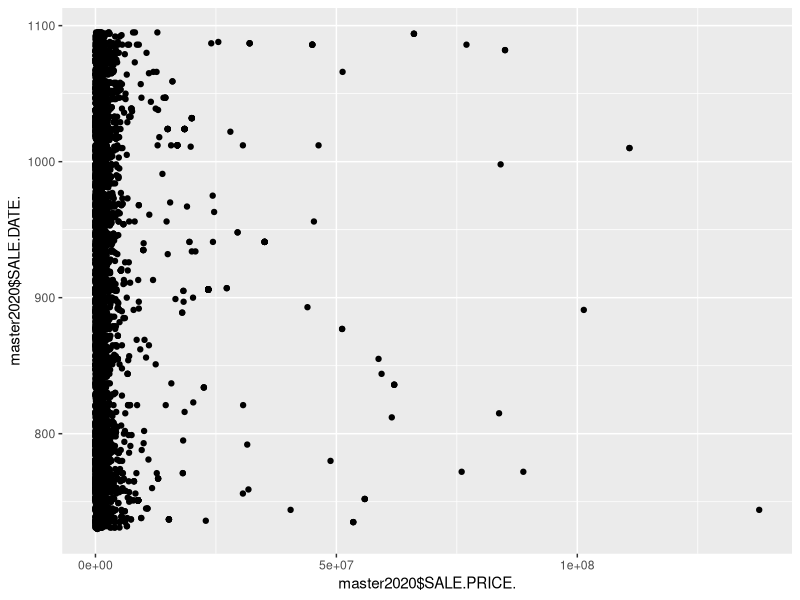
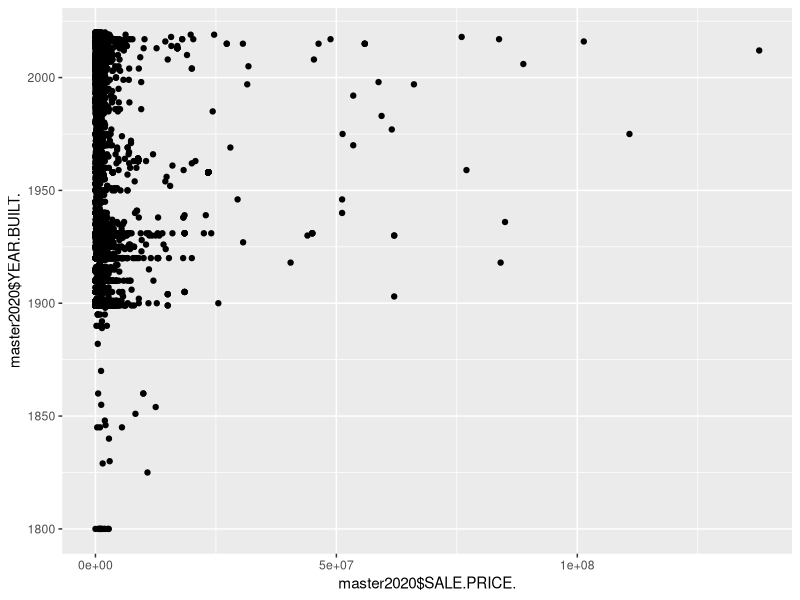
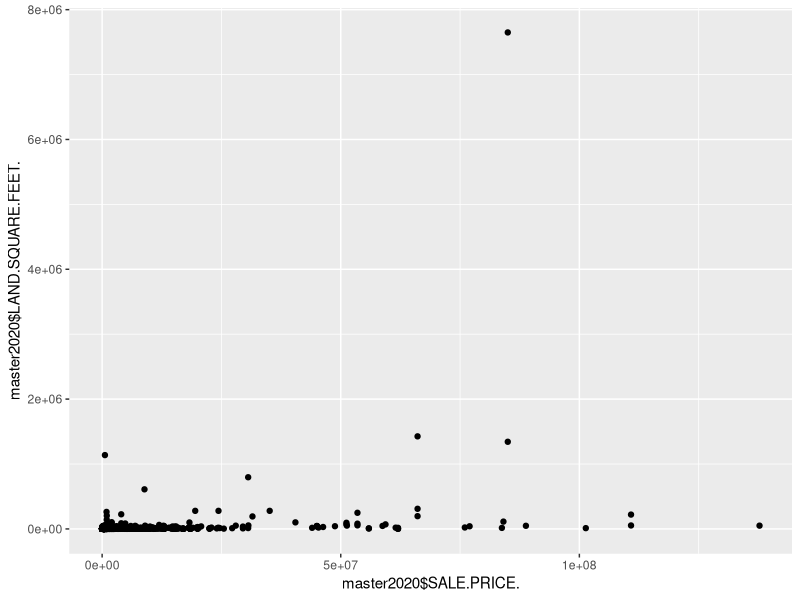
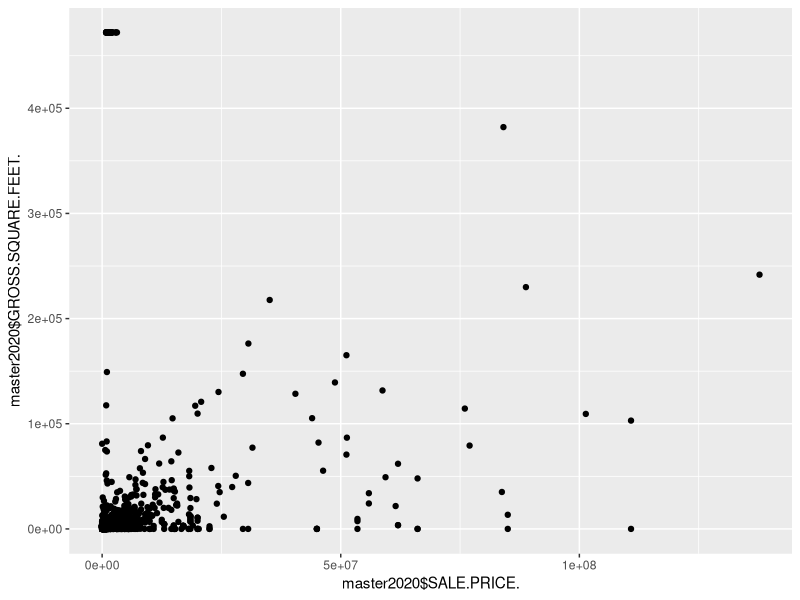

The R source for these figures, in order:
## ---- chunk 1
require(forecast)
require(ggplot2)
require(Metrics)
require(tseries)
require(tidyverse)
## ---- chunk 2
# Reading the .csv files
brooklyn2018 <- read.csv("Assignment1-dataset/2018_brooklyn.csv")
brooklyn2019 <- read.csv("Assignment1-dataset/2019_brooklyn.csv")
brooklyn2020 <- read.csv("Assignment1-dataset/2020_brooklyn.csv")

staten2018 <- read.csv("Assignment1-dataset/2018_statenisland.csv")
staten2019 <- read.csv("Assignment1-dataset/2019_statenisland.csv")
staten2020 <- read.csv("Assignment1-dataset/2020_statenisland.csv")

# Standardizing the column names - some of the .csv files have trailing spaces 
# while others don't. The data contained in the columns is consistent across years,
# so it's simple to just override the column names.
names(brooklyn2019) <- names(brooklyn2018)
names(brooklyn2020) <- names(brooklyn2018)

names(staten2018) <- names(brooklyn2018)
names(staten2020) <- names(brooklyn2018)
names(staten2020) <- names(brooklyn2018)

#Converts various columns from string format to usable data types.
brooklyn2018$SALE.PRICE. <- as.integer(gsub("\\D", "", sub("P.*", "", brooklyn2018$SALE.PRICE.)))
brooklyn2019$SALE.PRICE. <- as.integer(gsub("\\D", "", sub("P.*", "", brooklyn2019$SALE.PRICE.)))
brooklyn2020$SALE.PRICE. <- as.integer(gsub("\\D", "", sub("P.*", "", brooklyn2020$SALE.PRICE.)))

staten2018$SALE.PRICE. <- as.integer(gsub("\\D", "", sub("P.*", "", staten2018$SALE.PRICE.)))
staten2019$SALE.PRICE. <- as.integer(gsub("\\D", "", sub("P.*", "", staten2019$SALE.PRICE.)))
staten2020$SALE.PRICE. <- as.integer(gsub("\\D", "", sub("P.*", "", staten2020$SALE.PRICE.)))

brooklyn2018$LAND.SQUARE.FEET. <- as.integer(gsub("\\D", "", sub("P.*", "", brooklyn2018$LAND.SQUARE.FEET.)))
brooklyn2019$LAND.SQUARE.FEET. <- as.integer(gsub("\\D", "", sub("P.*", "", brooklyn2019$LAND.SQUARE.FEET.)))
brooklyn2020$LAND.SQUARE.FEET. <- as.integer(gsub("\\D", "", sub("P.*", "", brooklyn2020$LAND.SQUARE.FEET.)))

staten2018$LAND.SQUARE.FEET. <- as.integer(gsub("\\D", "", sub("P.*", "", staten2018$LAND.SQUARE.FEET.)))
staten2019$LAND.SQUARE.FEET. <- as.integer(gsub("\\D", "", sub("P.*", "", staten2019$LAND.SQUARE.FEET.)))
staten2020$LAND.SQUARE.FEET. <- as.integer(gsub("\\D", "", sub("P.*", "", staten2020$LAND.SQUARE.FEET.)))

brooklyn2018$GROSS.SQUARE.FEET. <- as.integer(gsub("\\D", "", sub("P.*", "", brooklyn2018$GROSS.SQUARE.FEET.)))
brooklyn2019$GROSS.SQUARE.FEET. <- as.integer(gsub("\\D", "", sub("P.*", "", brooklyn2019$GROSS.SQUARE.FEET.)))
brooklyn2020$GROSS.SQUARE.FEET. <- as.integer(gsub("\\D", "", sub("P.*", "", brooklyn2020$GROSS.SQUARE.FEET.)))

staten2018$GROSS.SQUARE.FEET. <- as.integer(gsub("\\D", "", sub("P.*", "", staten2018$GROSS.SQUARE.FEET.)))
staten2019$GROSS.SQUARE.FEET. <- as.integer(gsub("\\D", "", sub("P.*", "", staten2019$GROSS.SQUARE.FEET.)))
staten2020$GROSS.SQUARE.FEET. <- as.integer(gsub("\\D", "", sub("P.*", "", staten2020$GROSS.SQUARE.FEET.)))

brooklyn2018$SALE.DATE. <- as.integer(as.Date(brooklyn2018$SALE.DATE.) - as.Date(c("2018-01-01")))
brooklyn2019$SALE.DATE. <- as.integer(as.Date(brooklyn2019$SALE.DATE.) - as.Date(c("2018-01-01")))
brooklyn2020$SALE.DATE. <- as.integer(as.Date(brooklyn2020$SALE.DATE.) - as.Date(c("2018-01-01")))

staten2018$SALE.DATE. <- as.integer(as.Date(staten2018$SALE.DATE.) - as.Date(c("2018-01-01")))
staten2019$SALE.DATE. <- as.integer(as.Date(staten2019$SALE.DATE.) - as.Date(c("2018-01-01")))
staten2020$SALE.DATE. <- as.integer(as.Date(staten2020$SALE.DATE.) - as.Date(c("2018-01-01")))

#Clean the data by discarding the entries in which the sale price is zero
brooklyn2018 <- subset(brooklyn2018, SALE.PRICE. > 1)
brooklyn2019 <- subset(brooklyn2019, SALE.PRICE. > 1)
brooklyn2020 <- subset(brooklyn2020, SALE.PRICE. > 1)

staten2018 <- subset(staten2018, SALE.PRICE. > 1)
staten2019 <- subset(staten2019, SALE.PRICE. > 1)
staten2020 <- subset(staten2020, SALE.PRICE. > 1)

# Concatenates the various tables into various master tables 
# This will be useful for calculating overall median values.
brooklyn <- rbind(brooklyn2018, brooklyn2019, brooklyn2020)
staten <- rbind(staten2018, staten2019, staten2020)
master <- rbind(brooklyn, staten)
master2020 <- rbind(brooklyn2020, staten2020)
## ---- chunk 3
medianoverall <- median(master$SALE.PRICE., na.rm=TRUE)
median2020 <- median(master2020$SALE.PRICE., na.rm=TRUE)

"Overall median:"
medianoverall
"Median for 2020 only:"
median2020
## ---- chunk 4
# Partitions the 2020 data into 90% training, 10% testing. Seed was obtained from a keyboard mash.
set.seed(1265764532)
ss <- sample(1:2,size=nrow(master2020),replace=TRUE,prob=c(0.9,0.1))
train <- master2020[ss==1,]
test <- master2020[ss==2,]
## ---- chunk 5
attributes <- data.frame(master2020$SALE.PRICE.,
                         master2020$SALE.DATE., 
                         master2020$YEAR.BUILT.,
                         master2020$LAND.SQUARE.FEET.,
                         master2020$GROSS.SQUARE.FEET.,
                         master2020$TAX.CLASS.AT.TIME.OF.SALE.)

ggplot(attributes, aes(master2020$SALE.PRICE., master2020$SALE.DATE.)) + geom_point()
ggplot(attributes, aes(master2020$SALE.PRICE., master2020$YEAR.BUILT.)) + geom_point()
ggplot(attributes, aes(master2020$SALE.PRICE., master2020$LAND.SQUARE.FEET.)) + geom_point()
ggplot(attributes, aes(master2020$SALE.PRICE., master2020$GROSS.SQUARE.FEET.)) + geom_point()
## ---- chunk 6
fit <- lm(SALE.PRICE. ~ SALE.DATE. + YEAR.BUILT. + LAND.SQUARE.FEET. + GROSS.SQUARE.FEET. + RESIDENTIAL.UNITS. + COMMERCIAL.UNITS., data=train)
summary(fit)

predictions <- predict(fit, test, rm.na=TRUE)
error = rmse(test$SALE.PRICE., predictions)
error
